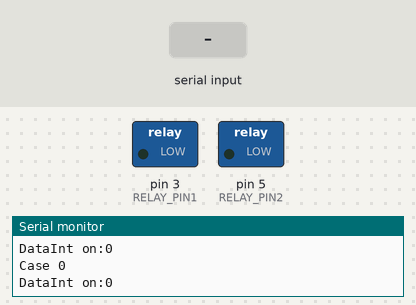
Bench run of a sketch on a simulated Arduino Uno, built with avr-gcc and run on an emulated ATmega328P. Parts: switched loads named in the sketch (green lamp = pin HIGH), the last lines printed to the serial monitor. The test bench sets the inputs (shaded band).

Above: at 1.2 s.
1.3 s: "1\n" received over Serial
At 3.0 s:
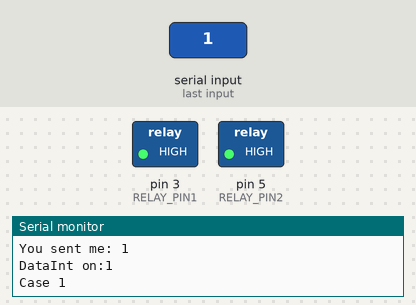
At 8.0 s:
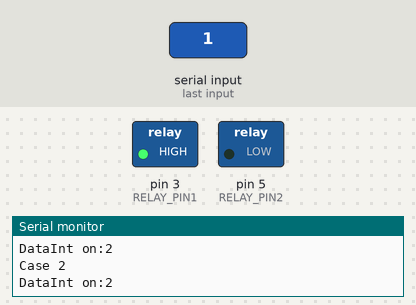
Timing chart, 0 to 9.5 s (numbered marks = the images above; inputs shaded):
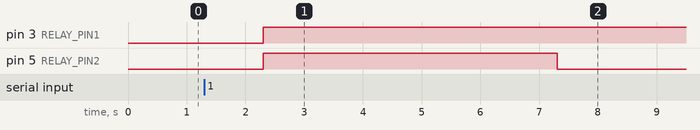

The sketch:

arduino.ino.ino
```cpp
int RELAY_PIN1 = 3;
int RELAY_PIN2 = 5;

int OHJ1 = 0;
int OHJ2 = 0;

int Data = 0;

int DataInt = 0;

int buttonPin1 = 7;     // Lock's open pin

void setup() {
  Serial.begin(9600);
  pinMode(RELAY_PIN1, OUTPUT);
  pinMode(RELAY_PIN2, OUTPUT);

  pinMode(buttonPin1, INPUT);


}

void loop() {

    if (Serial.available()>0){
    String Data = Serial.readString();
    Serial.print("You sent me: ");
    Serial.println(Data);
    DataInt = Data.toInt();
}
    /*int buttonState1 = 0;
    buttonState1 = digitalRead(buttonPin1);
  while (buttonState1 == HIGH and DataInt == 0){
      digitalWrite(RELAY_PIN1, HIGH);
      digitalWrite(RELAY_PIN2, HIGH);
      Serial.println("While loopissa ollaan");
      Serial.println(DataInt);
      if (DataInt != 0){
        break;
      }
  }
*/


  //DataInt = Data.toInt();
  Serial.print("DataInt on:" );
  Serial.println(DataInt);

  switch (DataInt){
    case 0:
      digitalWrite(RELAY_PIN1, LOW);
      digitalWrite(RELAY_PIN2, LOW);
      Serial.println("Case 0");
      break;
    case 1:
      digitalWrite(RELAY_PIN1, HIGH);
      digitalWrite(RELAY_PIN2, HIGH);
      Serial.println("Case 1");
      delay(5000);
      DataInt = 2;
      break;
    case 2:
      digitalWrite(RELAY_PIN1, HIGH);
      digitalWrite(RELAY_PIN2, LOW);
      Serial.println("Case 2");
      break;
    case 3:
      digitalWrite(RELAY_PIN1, HIGH);
      digitalWrite(RELAY_PIN2, HIGH);
      Serial.println("Case 3");
      break;

  }


}
```

Measured:
- after the input at 1.3 s, pin 3 (RELAY_PIN1): LOW → HIGH after 1.0 s; pin 5 (RELAY_PIN2): LOW → HIGH after 1.0 s, → LOW 5.0 s later
